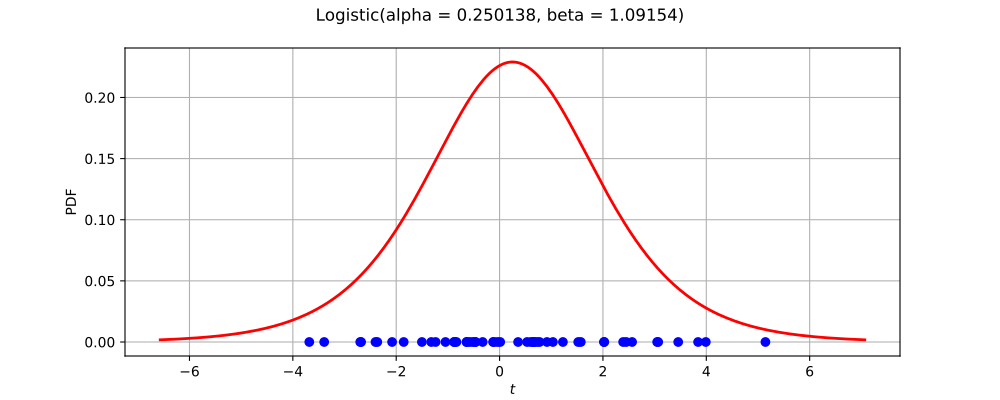

This chart was generated by the following Python code:
import openturns as ot
from matplotlib import pyplot as plt
from openturns.viewer import View
ot.RandomGenerator.SetSeed(0)
factory = ot.LogisticFactory()
ref = factory.build()
dimension = ref.getDimension()
if dimension <= 2:
    sample = ref.getSample(50)
    distribution = factory.build(sample)
    if dimension == 1:
        distribution.setDescription(['$t$'])
        pdf_graph = distribution.drawPDF(256)
        cloud = ot.Cloud(sample, ot.Sample(sample.getSize(), 1))
        cloud.setColor('blue')
        cloud.setPointStyle('fcircle')
        pdf_graph.add(cloud)
        pdf_graph.setTitle(str(distribution))
        fig = plt.figure(figsize=(10, 4))
        pdf_axis = fig.add_subplot(111)
        View(pdf_graph, figure=fig, axes=[pdf_axis], add_legend=False)
    else:
        sample = ref.getSample(500)
        distribution.setDescription(['$t_0$', '$t_1$'])
        pdf_graph = distribution.drawPDF([256]*2)
        cloud = ot.Cloud(sample)
        cloud.setColor('red')
        cloud.setPointStyle('fcircle')
        pdf_graph.add(cloud)
        pdf_graph.setTitle(str(distribution))
        fig = plt.figure(figsize=(10, 4))
        pdf_axis = fig.add_subplot(111)
        View(pdf_graph, figure=fig, axes=[pdf_axis], add_legend=False, square_axes=True)
